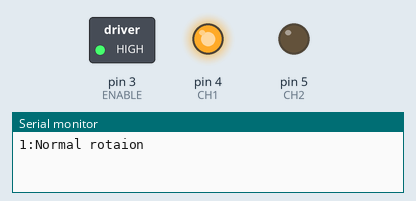
Recording of a sketch running on a simulated Arduino Uno, built with avr-gcc and run on an emulated ATmega328P. On the bench: switched loads named in the sketch (green lamp = pin HIGH), output pins drawn as LEDs (lit = HIGH), the last lines printed to the serial monitor.

Above: at 1.0 s.
At 1.55 s:
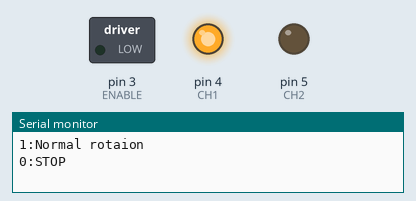
At 2.65 s:
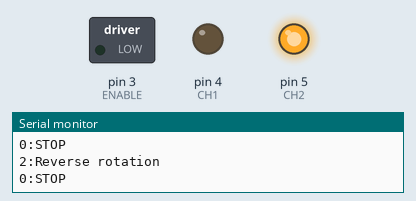
At 4.3 s:
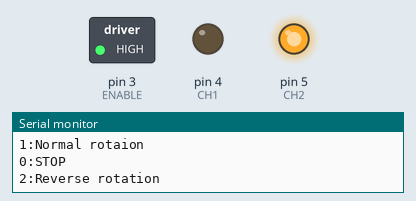
Timing chart, 0 to 5.6 s (numbered marks = the images above):
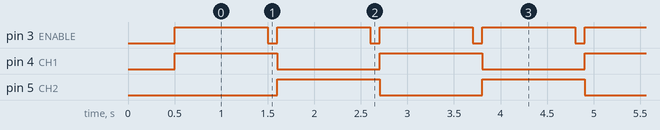

Measured:
- by itself, pin 3 (ENABLE): alternates HIGH for 1.0 s and LOW for 0.10 s
- by itself, pin 4 (CH1), pin 5 (CH2): alternates HIGH for 1.1 s and LOW for 1.1 s
- by itself, everything shown: repeats every 2.2 s, in 4 steps

The sketch:

motor_test_CH12.ino
```cpp
const int ENABLE = 3;
const int CH1 = 4;
const int CH2 = 5;

void setup() {
  // put your setup code here, to run once:
  Serial.begin(9600);
  pinMode(ENABLE,OUTPUT);  // 3番ピンをOUTPUT指定
  pinMode(CH1,OUTPUT);    // 4番ピンをOUTPUT指定
  pinMode(CH2,OUTPUT);    // 5版ピンをOUTPUT指定

  // 初期化 DCモータが突然動きださないように
  digitalWrite(ENABLE,LOW); // disable
  delay(500);
}

void loop() {
    Serial.println("1:Normal rotaion");
    digitalWrite(ENABLE,HIGH); // enable on
    digitalWrite(CH1,HIGH);
    digitalWrite(CH2,LOW);
    delay(1000);

    Serial.println("0:STOP");
    digitalWrite(ENABLE,LOW); // disable
    delay(100);

    Serial.println("2:Reverse rotation");
    digitalWrite(ENABLE,HIGH); // enable on
    analogWrite(CH1,LOW);
    digitalWrite(CH2,HIGH);
    delay(1000);

    Serial.println("0:STOP");
    digitalWrite(ENABLE,LOW); // disable
    delay(100);
}
```
